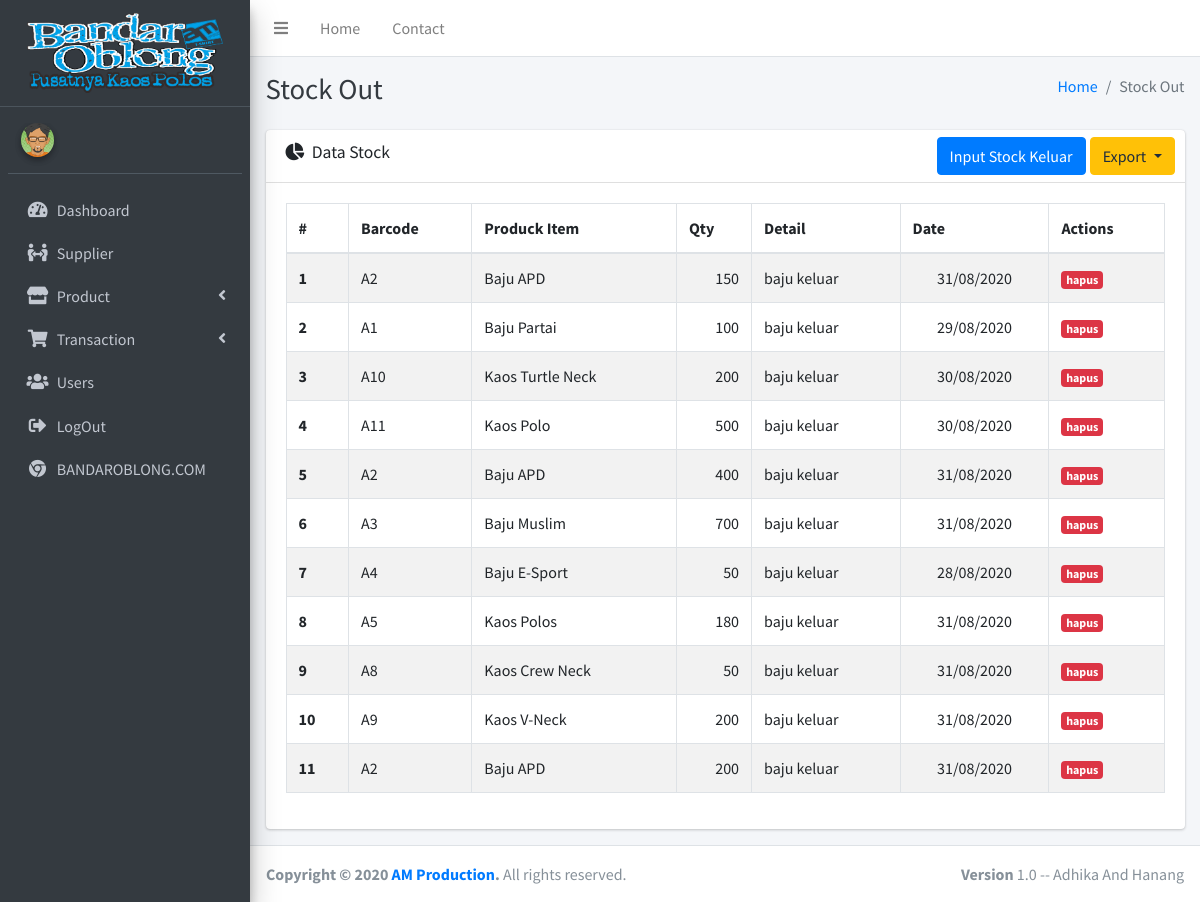
Before: /index.php/stockout with the older database file.
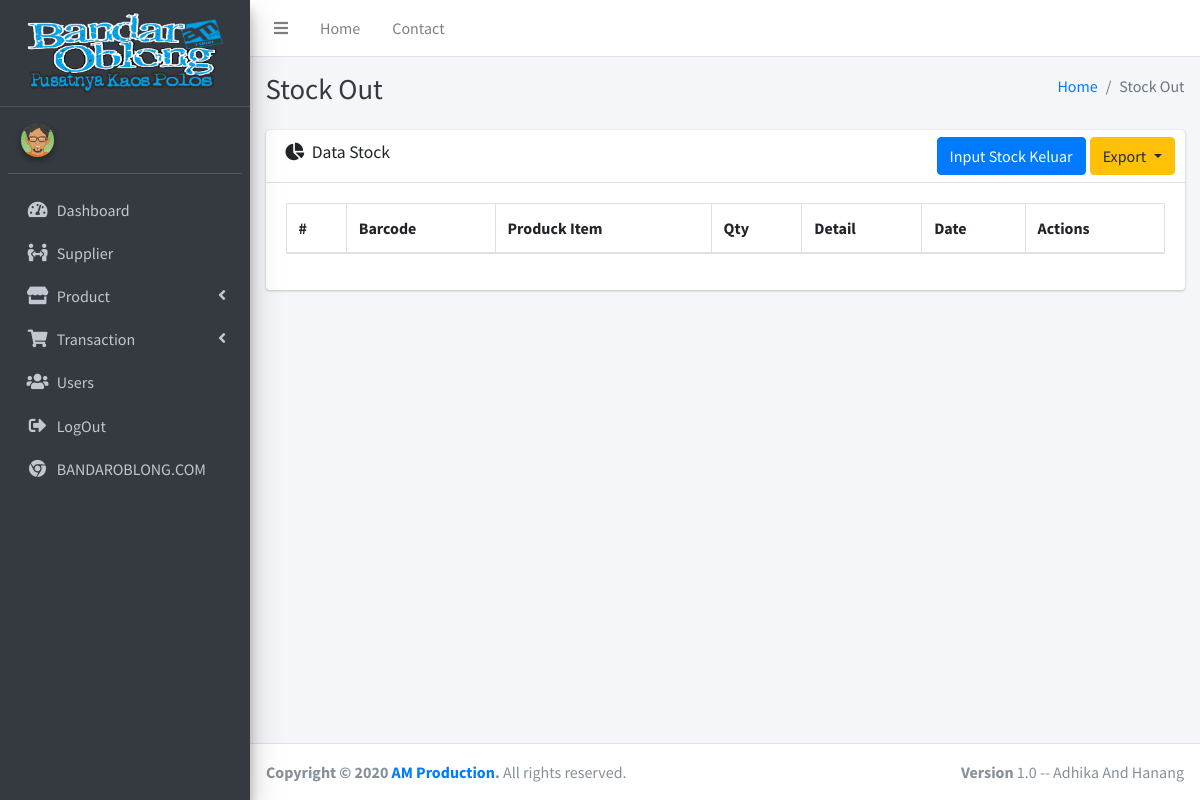
After: the same page with the newer database file.
### tables this page shows
CREATE TABLE IF NOT EXISTS `t_stock` (
  `id_stock` int(11) NOT NULL AUTO_INCREMENT,
  `item` int(11) NOT NULL,
  `type` enum('in','out') NOT NULL,
  `detail` varchar(128) NOT NULL,
  `supplier` int(11) DEFAULT NULL,
  `qty` int(11) NOT NULL,
  `date` date NOT NULL,
  `created` datetime NOT NULL DEFAULT CURRENT_TIMESTAMP,
  PRIMARY KEY (`id_stock`),
  KEY `supplier` (`supplier`),
  KEY `item` (`item`),
  CONSTRAINT `t_stock_ibfk_1` FOREIGN KEY (`supplier`) REFERENCES `supplier` (`id_supplier`),
  CONSTRAINT `t_stock_ibfk_2` FOREIGN KEY (`item`) REFERENCES `p_item` (`id_item`) ON DELETE CASCADE ON UPDATE CASCADE
);

CREATE TABLE IF NOT EXISTS `p_item` (
  `id_item` int(11) NOT NULL AUTO_INCREMENT,
  `barcode` varchar(128) DEFAULT NULL,
  `name` varchar(128) DEFAULT NULL,
  `category` int(11) DEFAULT NULL,
  `color` int(11) DEFAULT NULL,
  `bahan` int(11) DEFAULT NULL,
  `size` varchar(10),
  `price` int(11),
  `stock` int(11) DEFAULT '0',
  `created` datetime DEFAULT CURRENT_TIMESTAMP,
  `updated` datetime DEFAULT NULL,
  PRIMARY KEY (`id_item`),
  UNIQUE KEY `barcode` (`barcode`),
  KEY `category` (`category`),
  KEY `color` (`color`),
  KEY `bahan` (`bahan`),
  CONSTRAINT `FK_p_item_p_bahan` FOREIGN KEY (`bahan`) REFERENCES `p_bahan` (`id_bahan`),
  CONSTRAINT `FK_p_item_p_color` FOREIGN KEY (`color`) REFERENCES `p_color` (`id_color`),
  CONSTRAINT `p_item_ibfk_1` FOREIGN KEY (`category`) REFERENCES `p_category` (`id_category`)
);

### application/libraries/Template.php (called while the page is built)
<?php
class Template
{
    var $template_data = array();
    function set($name, $value)
    {
        $this->template_data[$name] = $value;
    }
    function load($template = '', $view = '', $view_data = array(), $return = false)
    {
        $this->CI = &get_instance();
        $this->set('contents', $this->CI->load->view($view, $view_data, true));
        return $this->CI->load->view($template, $this->template_data, $return);
    }
}

### application/controllers/StockOut.php (called while the page is built, shortened)
<?php
class StockOut extends CI_Controller
{
    function index()
    {
        $data['stock'] = $this->stock_m->getOut()->result();
        $data['item'] = $this->item_m->get()->result();
        $this->template->load('templates/index', 'transaction/stock_out/index', $data);
    }
}

### index.php (called while the page is built, shortened)
<?php
require_once BASEPATH.'core/CodeIgniter.php';

### application/models/stock_m.php (called while the page is built, shortened)
<?php
class stock_m extends CI_Model
{
    public function getOut()
    {
        $this->db->select('t_stock.id_stock, p_item.barcode,p_item.name as item_name, qty, date, detail, p_item.id_item');
        $this->db->from('t_stock');
        $this->db->join('p_item', 'p_item.id_item = t_stock.item');
        $this->db->where('type', 'out');
        $query = $this->db->get();
        return $query;
    }
}

### application/helpers/auth_helper.php (called while the page is built, shortened)
<?php
function indo_date($date)
{
    $d = substr($date, 8, 2);
    $m = substr($date, 5, 2);
    $y = substr($date, 0, 4);
    return $d . '/' . $m . '/' . $y;
}

### application/views/transaction/stock_out/index.php (the view, shortened to what the changed rows need)
<div class="content-header">
    <div class="container-fluid">
        <div class="row mb-2">
            <div class="col-sm-6">
                <h1 class="m-0 text-dark">Stock Out</h1>
            </div>
        </div>
    </div>
</div>
<section class="content">
    <div class="container-fluid">
        <div class="row">
            <section class="col-lg connectedSortable">
                <div class="card">
                    <div class="card-body">
                        <div class="tab-content p-0">
                            <table class="table table-hover table-bordered table-striped" id="table1">
                                <thead>
                                    <tr>
                                        <th scope="col">#</th>
                                        <th scope="col">Barcode</th>
                                        <th scope="col">Produck Item</th>
                                        <th scope="col">Qty</th>
                                        <th scope="col">Detail</th>
                                        <th scope="col">Date</th>
                                        <th scope="col">Actions</th>
                                    </tr>
                                </thead>
                                <tbody>
                                    <?php $k = 1; ?>
                                    <?php foreach ($stock as $key => $i) : ?>
                                        <tr>
                                            <th scope="row"><?= $k++; ?></th>
                                            <td><?= $i->barcode ?></td>
                                            <td><?= $i->item_name ?></td>
                                            <td class="text-right"><?= $i->qty ?></td>
                                            <td><?= $i->detail ?></td>
                                            <td class="text-center"><?= indo_date($i->date) ?></td>
                                            <td>
                                                <a href="<?= base_url('stockOut/hapusOut/' . $i->id_stock . '/' . $i->id_item) ?>" onclick="return confirm('Hapus Stock Out? Ketika Menghapus, Jumlah Stok akan di Kembalikan Pada Stok Barang!');" class="badge badge-danger">hapus</a>
                                            </td>
                                        </tr>
                                    <?php endforeach; ?>
                                </tbody>
                            </table>
                        </div>
                    </div>
                </div>
            </section>
        </div>
    </div>
</section>

Changed rows visible on the page:
removed t_stock: item.barcode "A2", item.name "Baju APD", qty "150", detail "baju keluar", date "31/08/2020"
removed t_stock: item.barcode "A1", item.name "Baju Partai", qty "100", detail "baju keluar", date "29/08/2020"
removed t_stock: item.barcode "A10", item.name "Kaos Turtle Neck", qty "200", detail "baju keluar", date "30/08/2020"
removed t_stock: item.barcode "A11", item.name "Kaos Polo", qty "500", detail "baju keluar", date "30/08/2020"
removed t_stock: item.barcode "A2", item.name "Baju APD", qty "400", detail "baju keluar", date "31/08/2020"
removed t_stock: item.barcode "A3", item.name "Baju Muslim", qty "700", detail "baju keluar", date "31/08/2020"
removed t_stock: item.barcode "A4", item.name "Baju E-Sport", qty "50", detail "baju keluar", date "28/08/2020"
removed t_stock: item.barcode "A5", item.name "Kaos Polos", qty "180", detail "baju keluar", date "31/08/2020"
removed t_stock: item.barcode "A8", item.name "Kaos Crew Neck", qty "50", detail "baju keluar", date "31/08/2020"
removed t_stock: item.barcode "A9", item.name "Kaos V-Neck", qty "200", detail "baju keluar", date "31/08/2020"
removed t_stock: item.barcode "A2", item.name "Baju APD", qty "200", detail "baju keluar", date "31/08/2020"
